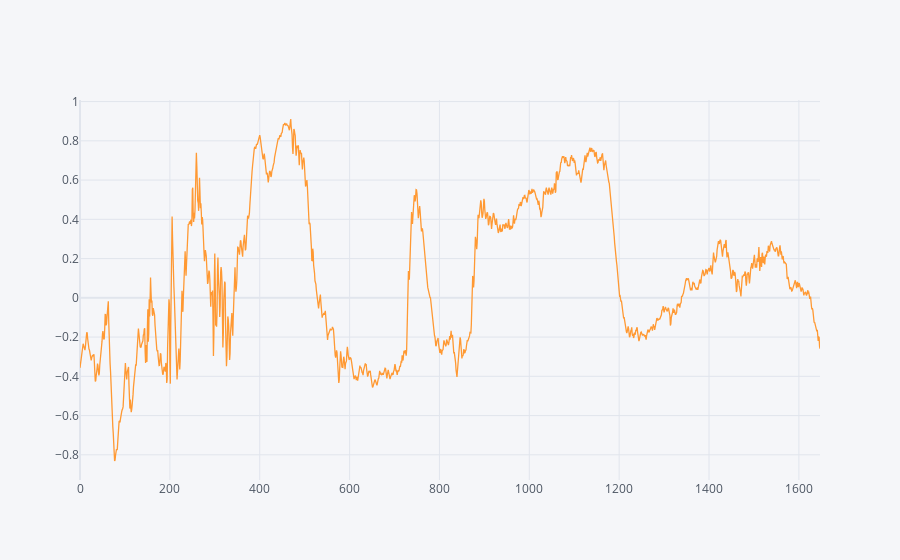

The cell this chart's notebook holds for it:
### Code cell
d.iplot(kind='line',x='sn',y='ax',size=10)

### Figure 1 — Plotly figure (JSON) as saved in the notebook; plotly's stock layout.template omitted (floating-point values rounded to 4 significant figures; data arrays with more than 128 entries replaced by an {"elided": "..."} marker saying what was removed)
{"data": [{"line": {"color": "rgba(255, 153, 51, 1.0)", "dash": "solid", "shape": "linear", "width": 1.3}, "mode": "lines", "name": "ax", "text": "", "type": "scatter", "x": {"elided": "1648 int values"}, "y": {"elided": "1648 float values"}}], "layout": {"legend": {"bgcolor": "#F5F6F9", "font": {"color": "#4D5663"}}, "paper_bgcolor": "#F5F6F9", "plot_bgcolor": "#F5F6F9", "title": {"font": {"color": "#4D5663"}}, "xaxis": {"gridcolor": "#E1E5ED", "showgrid": true, "tickfont": {"color": "#4D5663"}, "title": {"font": {"color": "#4D5663"}, "text": ""}, "zerolinecolor": "#E1E5ED"}, "yaxis": {"gridcolor": "#E1E5ED", "showgrid": true, "tickfont": {"color": "#4D5663"}, "title": {"font": {"color": "#4D5663"}, "text": ""}, "zerolinecolor": "#E1E5ED"}}}
